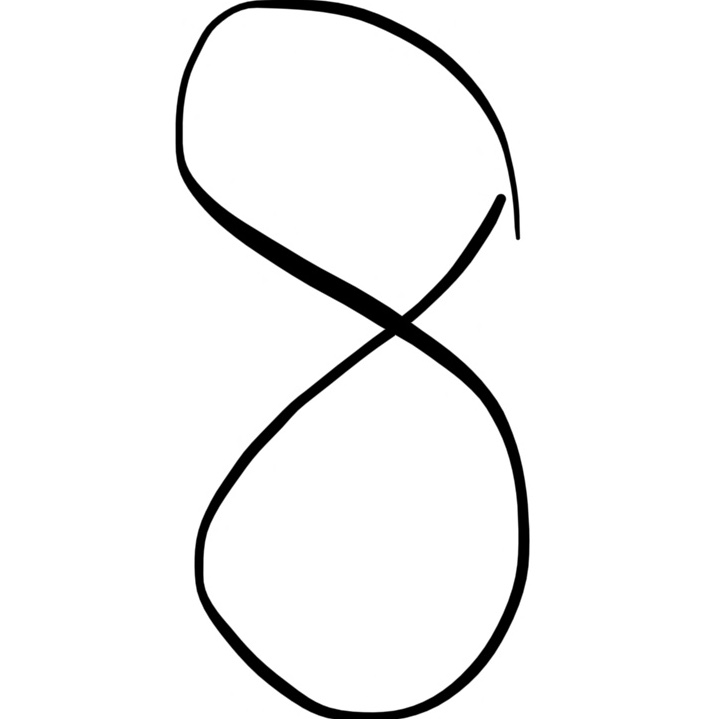
#> input picture images/image2.jpg, 719 x 719 px
$ jupyter execute --allow-errors math_model.ipynb   (shell and % lines are left out)
#> lines starting #> are read from the running program, lines starting #| are printed output that depends on the picture; after the words box and inside, x2 and y2 are one past the last pixel; in counts of white or black regions, pixels touching at a corner belong together
## Libraries

[cell 1]
import matplotlib.pyplot as plt
import os
import cv2
import pickle
import one_hot
import pandas as pd
import numpy as np

from sklearn.ensemble import RandomForestClassifier
from sklearn.model_selection import train_test_split
from sklearn.metrics import accuracy_score
from sklearn.pipeline import Pipeline

## Data

[cell 2]
os.chdir('/Users/biancaorozco/Desktop/Metis/project5/math/data')
#> (the rest of this cell did not finish here and is left out)

### Split Train/Validate Data

#> (a cell that did not finish here is left out)

### Final Training Data

#> (a cell that did not finish here is left out)

## Modeling

### Train/Validate Modeling

[cell 5]
rf = RandomForestClassifier(n_estimators=500,max_depth = 9)
#> (the rest of this cell did not finish here and is left out)

#> (a cell that did not finish here is left out)

### Final Train Modeling

[cell 7]
rf = RandomForestClassifier(n_estimators=500,max_depth = 9)
#> (the rest of this cell did not finish here and is left out)

### Prediction Base Case

[cell 8]
print("Printing all 0's and all 1's respectively:")
#> (the rest of this cell did not finish here and is left out)

## Image Testing

### Symbol Check

#> (a cell that did not finish here is left out)

#> (a cell that did not finish here is left out)

### My Writing

[cell 11]
from skimage import io
from skimage.transform import rescale
os.chdir('/Users/biancaorozco/Desktop/Metis/project5/math/images')
img = io.imread("image2.jpg")
#> img is the input picture: shape (719, 719, 3); min 0, max 255, mean 243.1

<br/>
**Original Image**

[cell 12]
plt.imshow(img);

<br/>
**Rescaled Image**

[cell 13]
img1 = img[:, :, 0] > 200
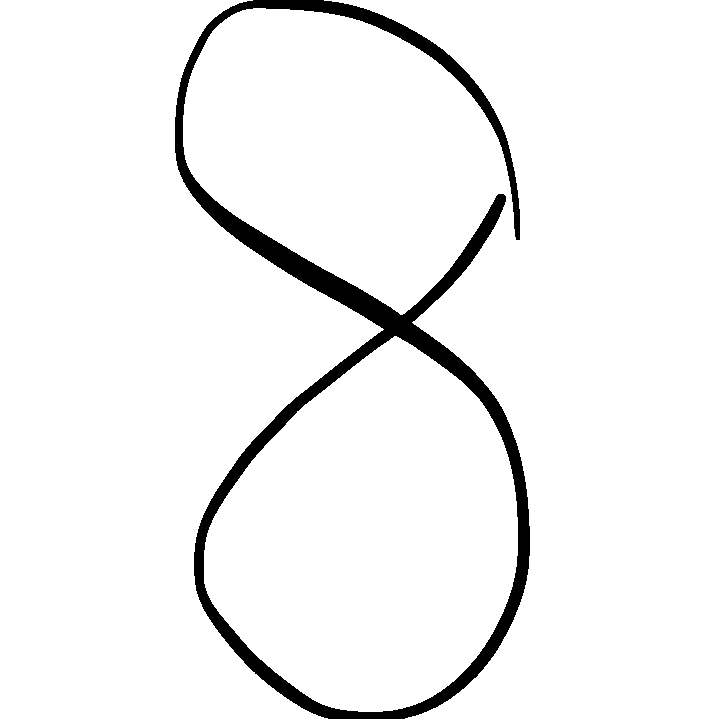
#> img1: shape (719, 719) bool; 95% white; 1 black region, box (x1, y1, x2, y2) and area: (175, 0, 530, 719) 25837
#> (the rest of this cell did not finish here and is left out)

**Prediction**

#> (a cell that did not finish here is left out)

**Success!!!**

**Notes:
The symbol needs to be thick and touch the image from top to bottom.
Image needs to be square.**

## Equation Testing

### y=mx

[cell 15]
equ = io.imread("image3.jpg")
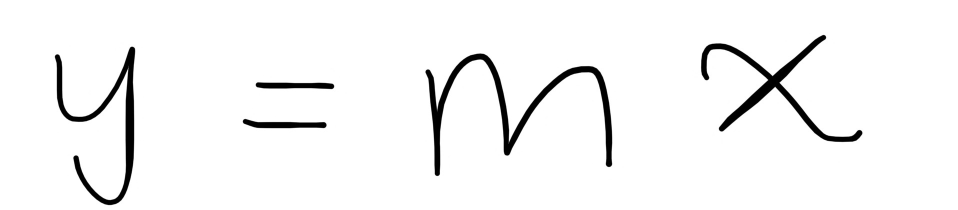
#> input picture images/image3.jpg, 1916 x 419 px (shown at 1/2 size)
#> equ is the input picture: shape (419, 1916, 3); min 0, max 255, mean 244.2
print(equ.shape)
#| (419, 1916, 3)
plt.imshow(equ);

### Sliding Window

[cell 16]
def sliding_window(image):
    slices = []
    for i in range(image.shape[1]//image.shape[0]):

        dim = image.shape[0]
        if i > 0:
            start = dim + dim*(i-1)
        else:
            start = 0

        stop = start + dim

        if stop > image.shape[1]:
            stop = image.shape[1]

        slices.append(image[:, start:stop])
#> after the loop, slices = 4 items

    return slices

[cell 17]
slices = sliding_window(equ)
#> slices = 4 items
plt.imshow(slices[2])
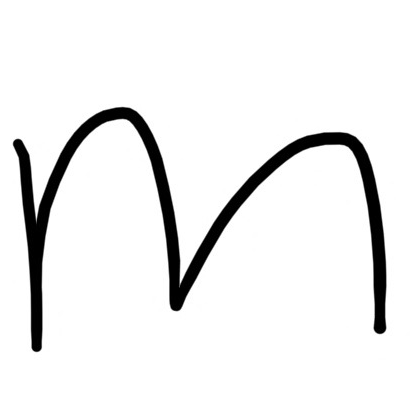
#> shown: shape (419, 419, 3); min 0, max 255, mean 237.2

### Reshape Equation

[cell 18]
def equ_reshape(images_list):
    reshaped = []
    for i in range(len(images_list)):
        image = images_list[i]
        img1 = image[:, :, 0] > 200
        img2 = rescale(img1, ((1 / (img1.shape[0] / 50))), anti_aliasing=True)
        reshaped.append(img2)
#> this loop made 1 pass
#> pass 1, in equ_reshape, `image = images_list[i]`:
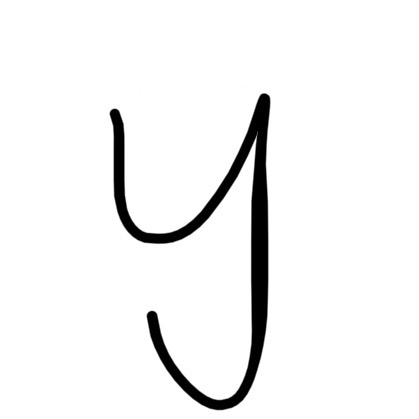
#> image: shape (419, 419, 3); min 0, max 255, mean 242.1
#> pass 1, in equ_reshape, `img1 = image[:, :, 0] > 200`:
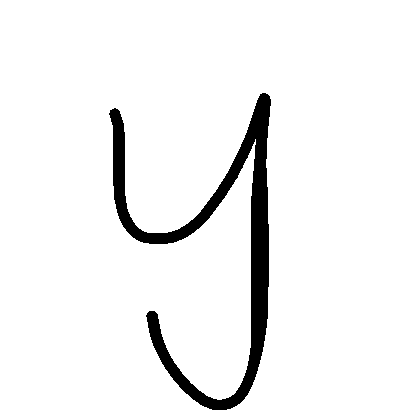
#> img1: shape (419, 419) bool; 94.6% white; 1 black region, box (x1, y1, x2, y2) and area: (109, 93, 271, 410) 9543
#> after the loop, reshaped = []
    return reshaped
